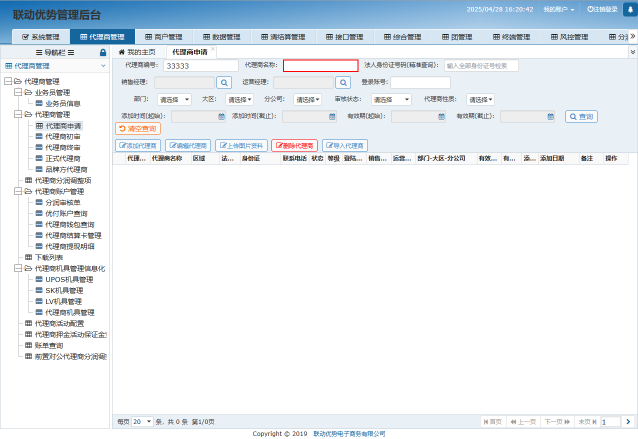
#> input picture screen_input[name=_agent_name_][class=_form-control_][type=_text_]_0428162042.png, 1276 x 878 px, given in place of the camera (shown at 1/2 size)
$ python vedio_Init3_v3.py
#> lines starting #> are read from the running program, lines starting #| are printed output that depends on the picture; after the words box and inside, x2 and y2 are one past the last pixel; in counts of white or black regions, pixels touching at a corner belong together
import cv2
import numpy as np
from skimage.metrics import structural_similarity as ssim
import time
from datetime import datetime

class CameraMonitor:
    def __init__(self, region=(100, 100, 400, 400), mse_threshold=100, ssim_threshold=0.9, hist_threshold=0.9):
        """初始化摄像头监控器

        Args:
            region: 监控区域坐标(x1, y1, x2, y2)
            mse_threshold: MSE阈值，超过此值视为有变化
            ssim_threshold: SSIM阈值，低于此值视为有变化
            hist_threshold: 直方图相似度阈值，低于此值视为有变化
        """
        self.region = region  # 监控区域坐标
        self.mse_threshold = mse_threshold
        self.ssim_threshold = ssim_threshold
        self.hist_threshold = hist_threshold
        self.prev_frame = None  # 前一帧区域图像
        self.cap = None       # 摄像头对象
        self.frame_count = 0  # 总帧数计数器
        self.last_stat_time = time.time()  # 帧率统计时间戳

        # 可视化窗口相关
        self.window_name = "Camera Monitor"
        cv2.namedWindow(self.window_name, cv2.WINDOW_AUTOSIZE)

    def open_camera(self, camera_id=0):
        """打开摄像头并初始化"""
#> called with camera_id = 0
        self.cap = cv2.VideoCapture(camera_id, cv2.CAP_DSHOW)
        if not self.cap.isOpened():
            raise ValueError(f"无法打开摄像头ID {camera_id}")

        ret, frame = self.cap.read()
#> frame is the input picture: shape (878, 1276, 3); mean B, G, R 242.8, 238.3, 233
        if not ret:
            raise ValueError("无法获取摄像头初始帧")

        self.prev_frame = self._get_region(frame)
        print(f"成功打开摄像头，分辨率: {frame.shape[1]}x{frame.shape[0]}")
        print(f"监控区域: (x1,y1)={self.region[:2]}, (x2,y2)={self.region[2:]}")

    def _get_region(self, frame):
        """提取指定监控区域"""
        x1, y1, x2, y2 = self.region
        return frame[y1:y2, x1:x2]
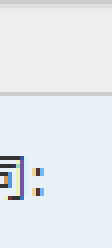
#> returned value: shape (62, 28, 3) (shown 4 times larger); mean of channels 0, 1, 2 238, 234.8, 230.5; drawn as B, G, R
#| 成功打开摄像头，分辨率: 1276x878

    # 省略中间的计算方法（与之前相同）

    def start_monitoring(self, output_dir="screenshots"):
        """开始监控主循环"""

        print(f"\n开始监控 - 阈值设置:")
        print(f"MSE > {self.mse_threshold}, SSIM < {self.ssim_threshold}, 直方图相似度 < {self.hist_threshold}")
        print(f"按ESC键退出，窗口可显示实时监控画面\n")

        while True:
            ret, full_frame = self.cap.read()
            if not ret:
                print("错误：无法获取摄像头帧")
                break

            current_region = self._get_region(full_frame)
            self.frame_count += 1  # 帧数统计

            # 实时显示监控画面（带区域标注）
            self._display_frame(full_frame, current_region)

            # 仅在有前一帧时进行变化检测
            if self.prev_frame is not None:
                mse, ssim_val, hist_sim = self._calculate_metrics(current_region)
                self._check_changes(mse, ssim_val, hist_sim, full_frame, current_region, output_dir)

            # 每10秒统计帧率
            self._print_frame_statistics()

            # 退出条件
            if cv2.waitKey(1) & 0xFF == 27:  # ESC键
                print("\n接收到退出指令，正在释放资源...")
                break

    def _display_frame(self, full_frame, current_region):
        """显示带标注的实时画面"""
        # 在全屏画面标注监控区域
        x1, y1, x2, y2 = self.region
        cv2.rectangle(full_frame, (x1, y1), (x2, y2), (0, 0, 255), 2)
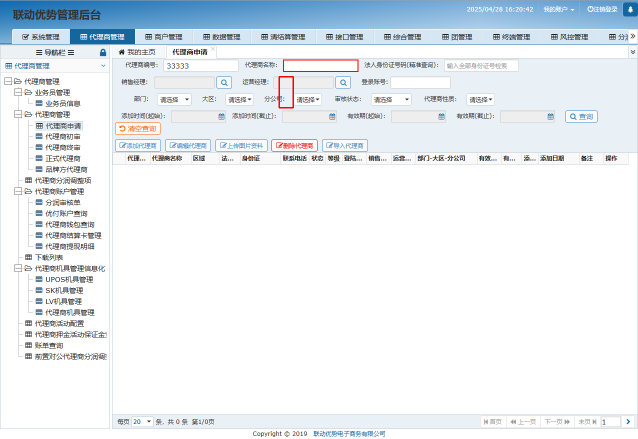
#> full_frame: shape (878, 1276, 3) (shown at 1/2 size); 0.05% of pixels changed, all inside (x1, y1, x2, y2) = (557, 152, 588, 217)
        cv2.putText(full_frame, "Monitoring Region", (x1, y1-10),
                    cv2.FONT_HERSHEY_SIMPLEX, 0.6, (0, 0, 255), 1)
#> full_frame: shape (878, 1276, 3); 0.03% of pixels changed, all inside (x1, y1, x2, y2) = (560, 130, 725, 148)

        # 水平拼接显示全屏画面和区域画面
        try:
            region_preview = cv2.resize(current_region, (640, 480))  # 缩小区域画面便于显示
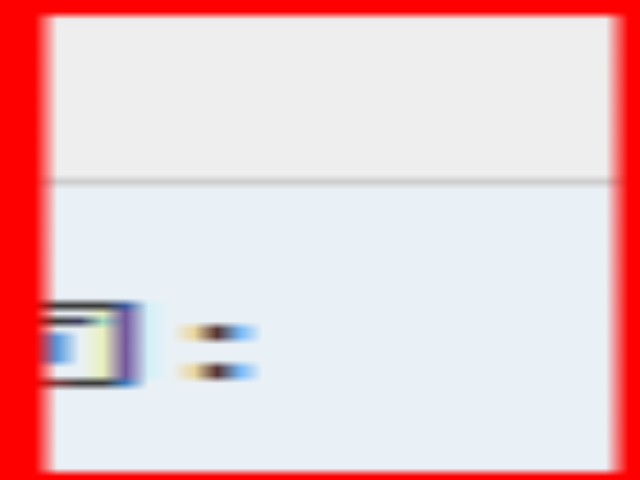
#> region_preview: shape (480, 640, 3); mean B, G, R 203.5, 200.6, 235.1
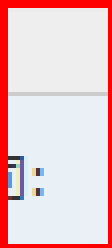
#> current_region: shape (62, 28, 3) (shown 4 times larger); 15.03% of pixels changed, all inside (x1, y1, x2, y2) = (0, 0, 28, 62)
            full_preview = cv2.resize(full_frame, (int(full_frame.shape[1]*0.5), int(full_frame.shape[0]*0.5)))
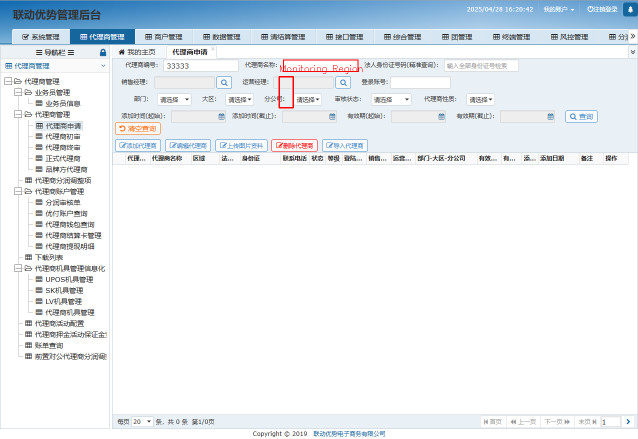
#> full_preview: shape (439, 638, 3); mean B, G, R 242.6, 238.2, 233
            combined = np.hstack((full_preview, region_preview))
        except:
            combined = full_frame

        cv2.imshow(self.window_name, combined)

    def _calculate_metrics(self, current_region):
        """计算三种差异指标"""
        mse = np.sum((current_region.astype("float") - self.prev_frame.astype("float")) ** 2) / np.size(current_region)
#> mse = 5448
        ssim_val = ssim(cv2.cvtColor(current_region, cv2.COLOR_BGR2GRAY),
                        cv2.cvtColor(self.prev_frame, cv2.COLOR_BGR2GRAY))
#> ssim_val = 0.847

        # 直方图相似度计算（优化后版本）
        histA = cv2.calcHist([current_region], [0,1,2], None, [8,8,8], [0,256]*3)
        histB = cv2.calcHist([self.prev_frame], [0,1,2], None, [8,8,8], [0,256]*3)
        histA = cv2.normalize(histA, histA).flatten()
#> histA = 512 values, max 0.983 at index 511, min 0 at index 0, mean 0.00239
        histB = cv2.normalize(histB, histB).flatten()
#> histB = 512 values, max 0.998 at index 511, min 0 at index 0, mean 0.00213
        hist_sim = cv2.compareHist(histA, histB, cv2.HISTCMP_CORREL)
#> hist_sim = 0.982
#> in start_monitoring, `mse, ssim_val, hist_sim = self._calculate_metrics(current_region)`: mse = 5448; ssim_val = 0.847; hist_sim = 0.982

        self.prev_frame = current_region.copy()  # 更新前一帧
        return mse, ssim_val, hist_sim

    def _check_changes(self, mse, ssim_val, hist_sim, full_frame, current_region, output_dir):
        """检测变化并处理截图"""
#> called with mse = 5448, ssim_val = 0.847, hist_sim = 0.982, output_dir = 'screenshots'
        mse_changed = mse > self.mse_threshold
#> mse_changed = True
        ssim_changed = ssim_val < self.ssim_threshold
#> ssim_changed = True
        hist_changed = hist_sim < self.hist_threshold
#> hist_changed = False

        if mse_changed or ssim_changed or hist_changed:
            timestamp = datetime.now().strftime("%Y%m%d_%H%M%S")
            #如果检测到变化，出发单片机按钮事件；
            print(f"\n\n 点击 \n\n")
            self._save_screenshots(full_frame, current_region, output_dir, timestamp)
            self._print_change_log(mse, ssim_val, hist_sim, timestamp)

    def _save_screenshots(self, full_frame, current_region, output_dir, timestamp):
        """保存带标注的全屏截图和区域截图"""
        full_path = f"{output_dir}/fullscreen_{timestamp}.jpg"
        region_path = f"{output_dir}/region_{timestamp}.jpg"
        cv2.imwrite(full_path, full_frame)
        cv2.imwrite(region_path, current_region)

    def _print_change_log(self, mse, ssim_val, hist_sim, timestamp):
        """打印变化日志"""
#> called with mse = 5448, ssim_val = 0.847, hist_sim = 0.982, timestamp = '20261120_204614'
        print(f"\n[检测到变化 @ {timestamp}]")
        print(f"MSE: {mse:.2f} (阈值: {self.mse_threshold}) | SSIM: {ssim_val:.2f} (阈值: {self.ssim_threshold})")
#| MSE: 5448.02 (阈值: 150) | SSIM: 0.85 (阈值: 0.85)
        print(f"直方图相似度: {hist_sim:.2f} (阈值: {self.hist_threshold}) | 已保存截图")
#| 直方图相似度: 0.98 (阈值: 0.8) | 已保存截图

    def _print_frame_statistics(self):
        """每10秒打印帧率统计"""
        current_time = time.time()
        if current_time - self.last_stat_time >= 10:
            fps = self.frame_count / (current_time - self.last_stat_time)
            print(f"\n[统计信息] 过去{int(current_time - self.last_stat_time)}秒内共处理{self.frame_count}帧，平均帧率: {fps:.1f} FPS")
            self.frame_count = 0
            self.last_stat_time = current_time

    def release_resources(self):
        """释放资源"""
        if self.cap and self.cap.isOpened():
            self.cap.release()
        cv2.destroyAllWindows()

if __name__ == "__main__":
    monitor = CameraMonitor(
        region = (558, 153, 586, 215),  # 示例区域，根据需要调整
        mse_threshold=150,
        ssim_threshold=0.85,
        hist_threshold=0.8
    )

    try:
        monitor.open_camera()
        monitor.start_monitoring()
#> (key Esc is pressed here)
    except Exception as e:
        print(f"错误: {str(e)}")
    finally:
        monitor.release_resources()

$ run again, on debug_代理商等级 - 点击下拉框_1744192863.png
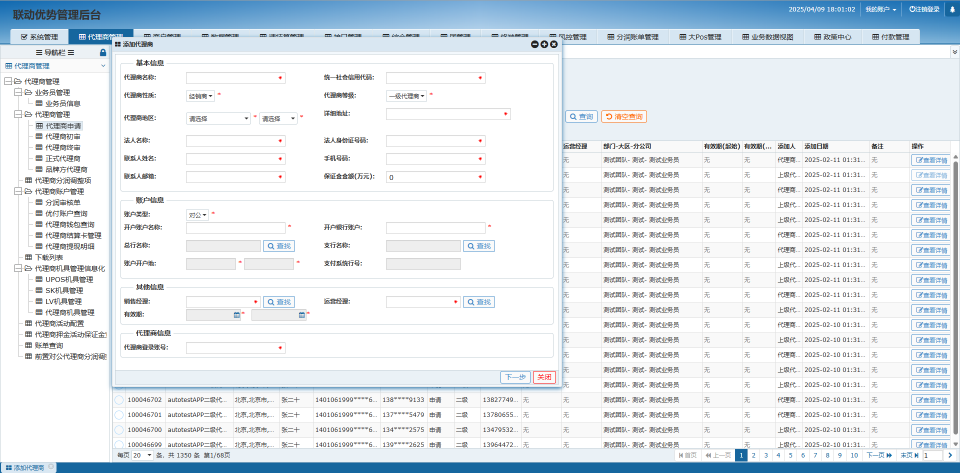
#> input picture debug_代理商等级 - 点击下拉框_1744192863.png, 1920 x 945 px, given in place of the camera (shown at 1/2 size)
#> in open_camera, frame is the input picture: shape (945, 1920, 3); mean B, G, R 237.9, 232.1, 224.7
#| 成功打开摄像头，分辨率: 1920x945
#> in _display_frame, `region_preview = cv2.resize(current_region, (640, 480))`:
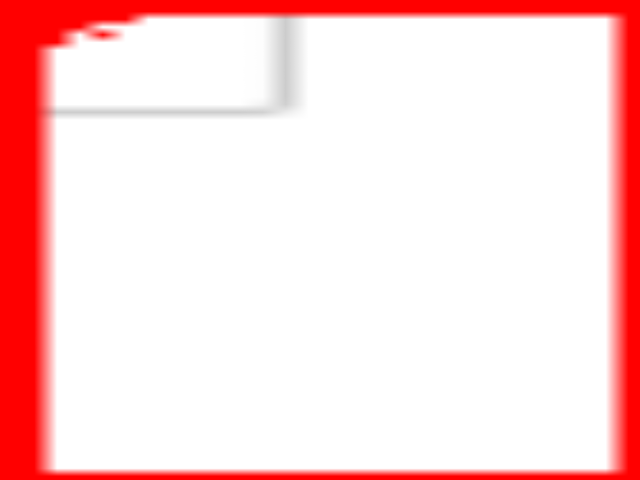
#> region_preview: shape (480, 640, 3); mean B, G, R 214.7, 214.7, 254.3
#> current_region: shape (62, 28, 3); mean B, G, R 214.7, 214.7, 254.3
#> in _display_frame, `full_preview = cv2.resize(full_frame, (int(full_frame.shape[1]*0.5), i..`:
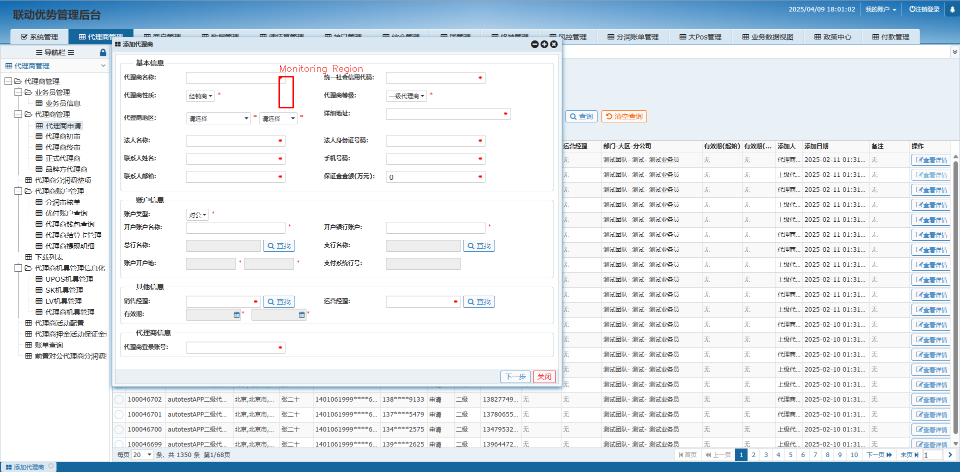
#> full_preview: shape (472, 960, 3); mean B, G, R 237.8, 232, 224.8
#> in _calculate_metrics, `mse = np.sum((current_region.astype("float") - self.prev_frame.astype(..`: mse = 6233
#> in _calculate_metrics, `ssim_val = ssim(cv2.cvtColor(current_region, cv2.COLOR_BGR2GRAY), cv2...`: ssim_val = 0.829
#> histA = 512 values, max 0.983 at index 511, min 0 at index 0, mean 0.00231
#> histB = 512 values, max 1 at index 511, min 0 at index 0, mean 0.002
#> in _calculate_metrics, `hist_sim = cv2.compareHist(histA, histB, cv2.HISTCMP_CORREL)`: hist_sim = 0.985
#> in start_monitoring, `mse, ssim_val, hist_sim = self._calculate_metrics(current_region)`: mse = 6233; ssim_val = 0.829; hist_sim = 0.985
#> mse_changed = True
#> hist_changed = False
#| MSE: 6233.03 (阈值: 150) | SSIM: 0.83 (阈值: 0.85)
#| 直方图相似度: 0.98 (阈值: 0.8) | 已保存截图
